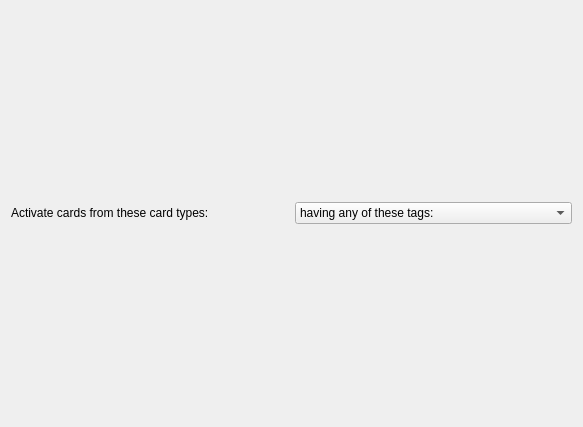
<?xml version="1.0" encoding="UTF-8"?>
<ui version="4.0">
 <class>DefaultCriterionWdgt</class>
 <widget class="QWidget" name="DefaultCriterionWdgt">
  <property name="geometry">
   <rect>
    <x>0</x>
    <y>0</y>
    <width>583</width>
    <height>427</height>
   </rect>
  </property>
  <layout class="QVBoxLayout" name="verticalLayout">
   <item>
    <layout class="QGridLayout" name="gridLayout">
     <item row="0" column="0">
      <widget class="QLabel" name="label">
       <property name="text">
        <string>Activate cards from these card types:</string>
       </property>
      </widget>
     </item>
     <item row="0" column="1">
      <widget class="QComboBox" name="active_or_forbidden">
       <item>
        <property name="text">
         <string>having any of these tags:</string>
        </property>
       </item>
       <item>
        <property name="text">
         <string>not having any of these tags:</string>
        </property>
       </item>
      </widget>
     </item>
    </layout>
   </item>
  </layout>
 </widget>
 <resources/>
 <connections>
  <connection>
   <sender>active_or_forbidden</sender>
   <signal>currentIndexChanged(int)</signal>
   <receiver>DefaultCriterionWdgt</receiver>
   <slot>criterion_changed()</slot>
   <hints>
    <hint type="sourcelabel">
     <x>349</x>
     <y>17</y>
    </hint>
    <hint type="destinationlabel">
     <x>229</x>
     <y>157</y>
    </hint>
   </hints>
  </connection>
 </connections>
</ui>
